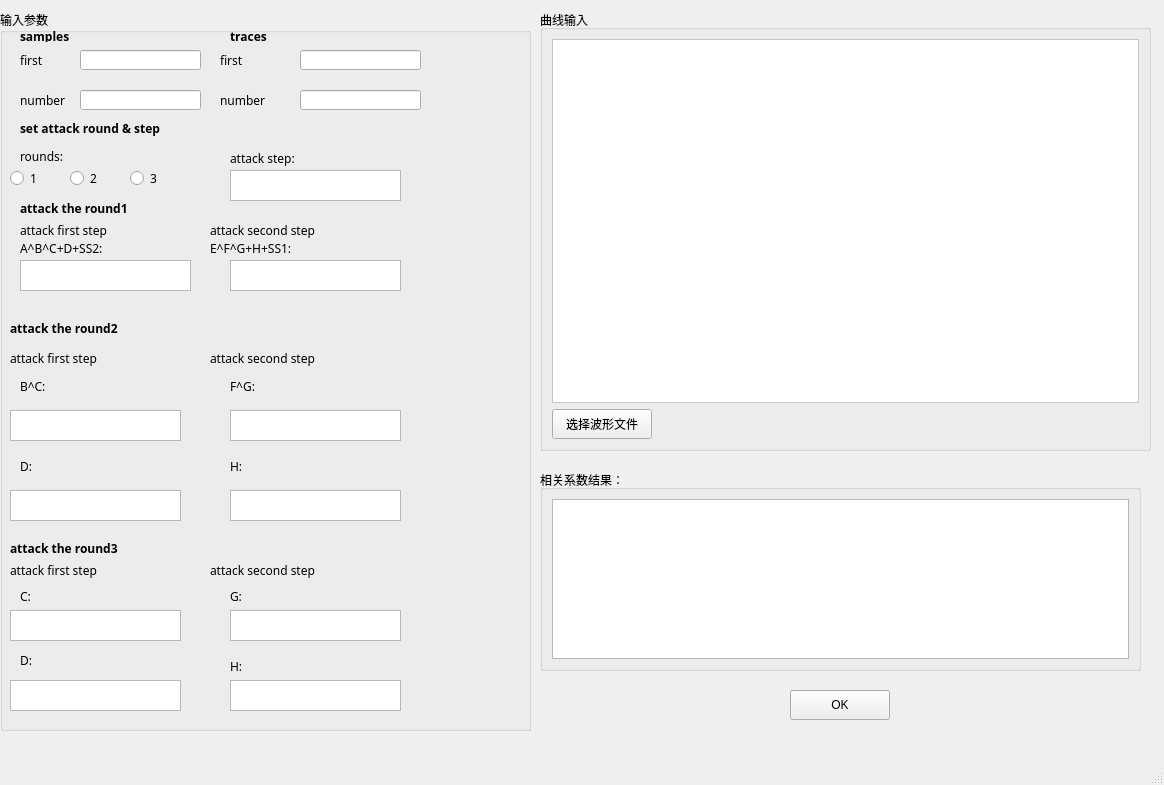
<?xml version="1.0" encoding="UTF-8"?>
<ui version="4.0">
 <class>MainWindow</class>
 <widget class="QMainWindow" name="MainWindow">
  <property name="geometry">
   <rect>
    <x>0</x>
    <y>0</y>
    <width>1164</width>
    <height>785</height>
   </rect>
  </property>
  <property name="windowTitle">
   <string>MainWindow</string>
  </property>
  <widget class="QWidget" name="centralwidget">
   <widget class="QGroupBox" name="groupBox_3">
    <property name="geometry">
     <rect>
      <x>540</x>
      <y>10</y>
      <width>611</width>
      <height>441</height>
     </rect>
    </property>
    <property name="title">
     <string>曲线输入</string>
    </property>
    <layout class="QGridLayout" name="gridLayout">
     <item row="1" column="0">
      <widget class="QPushButton" name="OpenButton">
       <property name="minimumSize">
        <size>
         <width>100</width>
         <height>30</height>
        </size>
       </property>
       <property name="maximumSize">
        <size>
         <width>100</width>
         <height>30</height>
        </size>
       </property>
       <property name="text">
        <string>选择波形文件</string>
       </property>
      </widget>
     </item>
     <item row="0" column="0" colspan="2">
      <widget class="QFrame" name="frame_2">
       <property name="styleSheet">
        <string notr="true">background-color: rgb(255, 255, 255);</string>
       </property>
       <property name="frameShape">
        <enum>QFrame::StyledPanel</enum>
       </property>
       <property name="frameShadow">
        <enum>QFrame::Raised</enum>
       </property>
       <layout class="QGridLayout" name="gridLayout_4"/>
      </widget>
     </item>
    </layout>
   </widget>
   <widget class="QGroupBox" name="groupBox_2">
    <property name="geometry">
     <rect>
      <x>540</x>
      <y>470</y>
      <width>601</width>
      <height>201</height>
     </rect>
    </property>
    <property name="title">
     <string>相关系数结果：</string>
    </property>
    <layout class="QGridLayout" name="gridLayout_2">
     <item row="0" column="0">
      <widget class="QTextEdit" name="OUTPUT">
       <property name="font">
        <font>
         <family>微软雅黑</family>
         <pointsize>12</pointsize>
        </font>
       </property>
       <property name="focusPolicy">
        <enum>Qt::NoFocus</enum>
       </property>
       <property name="readOnly">
        <bool>true</bool>
       </property>
       <property name="html">
        <string>&lt;!DOCTYPE HTML PUBLIC &quot;-//W3C//DTD HTML 4.0//EN&quot; &quot;http://www.w3.org/TR/REC-html40/strict.dtd&quot;&gt;
&lt;html&gt;&lt;head&gt;&lt;meta name=&quot;qrichtext&quot; content=&quot;1&quot; /&gt;&lt;style type=&quot;text/css&quot;&gt;
p, li { white-space: pre-wrap; }
&lt;/style&gt;&lt;/head&gt;&lt;body style=&quot; font-family:'微软雅黑'; font-size:12pt; font-weight:400; font-style:normal;&quot;&gt;
&lt;p style=&quot;-qt-paragraph-type:empty; margin-top:0px; margin-bottom:0px; margin-left:0px; margin-right:0px; -qt-block-indent:0; text-indent:0px; font-family:'SimSun';&quot;&gt;&lt;br /&gt;&lt;/p&gt;&lt;/body&gt;&lt;/html&gt;</string>
       </property>
      </widget>
     </item>
    </layout>
   </widget>
   <widget class="QPushButton" name="ProcessButton">
    <property name="geometry">
     <rect>
      <x>790</x>
      <y>690</y>
      <width>100</width>
      <height>30</height>
     </rect>
    </property>
    <property name="minimumSize">
     <size>
      <width>100</width>
      <height>30</height>
     </size>
    </property>
    <property name="maximumSize">
     <size>
      <width>100</width>
      <height>30</height>
     </size>
    </property>
    <property name="text">
     <string>OK</string>
    </property>
   </widget>
   <widget class="QGroupBox" name="groupBox">
    <property name="geometry">
     <rect>
      <x>0</x>
      <y>10</y>
      <width>531</width>
      <height>721</height>
     </rect>
    </property>
    <property name="font">
     <font>
      <family>微软雅黑</family>
     </font>
    </property>
    <property name="title">
     <string>输入参数</string>
    </property>
    <widget class="QLabel" name="label_6">
     <property name="geometry">
      <rect>
       <x>220</x>
       <y>40</y>
       <width>61</width>
       <height>21</height>
      </rect>
     </property>
     <property name="text">
      <string>first</string>
     </property>
     <property name="buddy">
      <cstring>lineEdit_3</cstring>
     </property>
    </widget>
    <widget class="QLineEdit" name="lineEdit_1">
     <property name="geometry">
      <rect>
       <x>80</x>
       <y>40</y>
       <width>121</width>
       <height>20</height>
      </rect>
     </property>
    </widget>
    <widget class="QLabel" name="label_18">
     <property name="geometry">
      <rect>
       <x>210</x>
       <y>340</y>
       <width>271</width>
       <height>16</height>
      </rect>
     </property>
     <property name="text">
      <string>attack second step</string>
     </property>
    </widget>
    <widget class="QLabel" name="label_19">
     <property name="geometry">
      <rect>
       <x>20</x>
       <y>370</y>
       <width>54</width>
       <height>12</height>
      </rect>
     </property>
     <property name="text">
      <string>B^C:</string>
     </property>
     <property name="buddy">
      <cstring>textEdit_4</cstring>
     </property>
    </widget>
    <widget class="QLabel" name="label_4">
     <property name="geometry">
      <rect>
       <x>20</x>
       <y>40</y>
       <width>54</width>
       <height>21</height>
      </rect>
     </property>
     <property name="text">
      <string>first</string>
     </property>
     <property name="buddy">
      <cstring>lineEdit_1</cstring>
     </property>
    </widget>
    <widget class="QLabel" name="label_11">
     <property name="geometry">
      <rect>
       <x>20</x>
       <y>190</y>
       <width>141</width>
       <height>16</height>
      </rect>
     </property>
     <property name="font">
      <font>
       <family>微软雅黑</family>
       <weight>75</weight>
       <bold>true</bold>
      </font>
     </property>
     <property name="text">
      <string>attack the round1</string>
     </property>
    </widget>
    <widget class="QLineEdit" name="lineEdit_2">
     <property name="geometry">
      <rect>
       <x>80</x>
       <y>80</y>
       <width>121</width>
       <height>20</height>
      </rect>
     </property>
    </widget>
    <widget class="QTextEdit" name="textEdit_3">
     <property name="geometry">
      <rect>
       <x>230</x>
       <y>250</y>
       <width>171</width>
       <height>31</height>
      </rect>
     </property>
    </widget>
    <widget class="QLabel" name="label_10">
     <property name="geometry">
      <rect>
       <x>230</x>
       <y>140</y>
       <width>81</width>
       <height>16</height>
      </rect>
     </property>
     <property name="font">
      <font>
       <family>微软雅黑</family>
       <weight>50</weight>
       <bold>false</bold>
      </font>
     </property>
     <property name="text">
      <string>attack step:</string>
     </property>
    </widget>
    <widget class="QLabel" name="label_13">
     <property name="geometry">
      <rect>
       <x>20</x>
       <y>230</y>
       <width>141</width>
       <height>16</height>
      </rect>
     </property>
     <property name="text">
      <string>A^B^C+D+SS2:</string>
     </property>
     <property name="buddy">
      <cstring>OUTPUT</cstring>
     </property>
    </widget>
    <widget class="QLabel" name="label_24">
     <property name="geometry">
      <rect>
       <x>10</x>
       <y>550</y>
       <width>141</width>
       <height>20</height>
      </rect>
     </property>
     <property name="text">
      <string>attack first step</string>
     </property>
    </widget>
    <widget class="QLabel" name="label_16">
     <property name="geometry">
      <rect>
       <x>10</x>
       <y>310</y>
       <width>141</width>
       <height>16</height>
      </rect>
     </property>
     <property name="font">
      <font>
       <family>微软雅黑</family>
       <weight>75</weight>
       <bold>true</bold>
      </font>
     </property>
     <property name="text">
      <string>attack the round2</string>
     </property>
    </widget>
    <widget class="QLineEdit" name="lineEdit_4">
     <property name="geometry">
      <rect>
       <x>300</x>
       <y>80</y>
       <width>121</width>
       <height>20</height>
      </rect>
     </property>
    </widget>
    <widget class="QLabel" name="label_23">
     <property name="geometry">
      <rect>
       <x>10</x>
       <y>530</y>
       <width>141</width>
       <height>16</height>
      </rect>
     </property>
     <property name="font">
      <font>
       <family>微软雅黑</family>
       <weight>75</weight>
       <bold>true</bold>
      </font>
     </property>
     <property name="text">
      <string>attack the round3</string>
     </property>
    </widget>
    <widget class="QTextEdit" name="textEdit_6">
     <property name="geometry">
      <rect>
       <x>230</x>
       <y>400</y>
       <width>171</width>
       <height>31</height>
      </rect>
     </property>
    </widget>
    <widget class="QTextEdit" name="textEdit_8">
     <property name="geometry">
      <rect>
       <x>10</x>
       <y>600</y>
       <width>171</width>
       <height>31</height>
      </rect>
     </property>
    </widget>
    <widget class="QLabel" name="label_15">
     <property name="geometry">
      <rect>
       <x>210</x>
       <y>230</y>
       <width>241</width>
       <height>16</height>
      </rect>
     </property>
     <property name="text">
      <string>E^F^G+H+SS1:</string>
     </property>
     <property name="buddy">
      <cstring>textEdit_3</cstring>
     </property>
    </widget>
    <widget class="QLineEdit" name="lineEdit_3">
     <property name="geometry">
      <rect>
       <x>300</x>
       <y>40</y>
       <width>121</width>
       <height>20</height>
      </rect>
     </property>
    </widget>
    <widget class="QTextEdit" name="textEdit_11">
     <property name="geometry">
      <rect>
       <x>230</x>
       <y>670</y>
       <width>171</width>
       <height>31</height>
      </rect>
     </property>
    </widget>
    <widget class="QLabel" name="label_2">
     <property name="geometry">
      <rect>
       <x>20</x>
       <y>20</y>
       <width>54</width>
       <height>12</height>
      </rect>
     </property>
     <property name="font">
      <font>
       <family>微软雅黑</family>
       <weight>75</weight>
       <bold>true</bold>
      </font>
     </property>
     <property name="text">
      <string>samples</string>
     </property>
    </widget>
    <widget class="QTextEdit" name="textEdit_9">
     <property name="geometry">
      <rect>
       <x>10</x>
       <y>670</y>
       <width>171</width>
       <height>31</height>
      </rect>
     </property>
    </widget>
    <widget class="QLabel" name="label_12">
     <property name="geometry">
      <rect>
       <x>20</x>
       <y>210</y>
       <width>141</width>
       <height>20</height>
      </rect>
     </property>
     <property name="font">
      <font>
       <family>微软雅黑</family>
       <weight>50</weight>
       <bold>false</bold>
      </font>
     </property>
     <property name="text">
      <string>attack first step</string>
     </property>
    </widget>
    <widget class="QLabel" name="label_17">
     <property name="geometry">
      <rect>
       <x>10</x>
       <y>340</y>
       <width>151</width>
       <height>16</height>
      </rect>
     </property>
     <property name="text">
      <string>attack first step</string>
     </property>
    </widget>
    <widget class="QLabel" name="label_5">
     <property name="geometry">
      <rect>
       <x>20</x>
       <y>80</y>
       <width>61</width>
       <height>21</height>
      </rect>
     </property>
     <property name="text">
      <string>number</string>
     </property>
     <property name="buddy">
      <cstring>lineEdit_2</cstring>
     </property>
    </widget>
    <widget class="QLabel" name="label_8">
     <property name="geometry">
      <rect>
       <x>20</x>
       <y>110</y>
       <width>161</width>
       <height>16</height>
      </rect>
     </property>
     <property name="font">
      <font>
       <family>微软雅黑</family>
       <weight>75</weight>
       <bold>true</bold>
      </font>
     </property>
     <property name="text">
      <string>set attack round &amp; step</string>
     </property>
    </widget>
    <widget class="QTextEdit" name="textEdit_7">
     <property name="geometry">
      <rect>
       <x>230</x>
       <y>480</y>
       <width>171</width>
       <height>31</height>
      </rect>
     </property>
    </widget>
    <widget class="QTextEdit" name="textEdit_4">
     <property name="geometry">
      <rect>
       <x>10</x>
       <y>400</y>
       <width>171</width>
       <height>31</height>
      </rect>
     </property>
    </widget>
    <widget class="QLabel" name="label_25">
     <property name="geometry">
      <rect>
       <x>210</x>
       <y>550</y>
       <width>301</width>
       <height>20</height>
      </rect>
     </property>
     <property name="text">
      <string>attack second step</string>
     </property>
    </widget>
    <widget class="QTextEdit" name="textEdit_10">
     <property name="geometry">
      <rect>
       <x>230</x>
       <y>600</y>
       <width>171</width>
       <height>31</height>
      </rect>
     </property>
    </widget>
    <widget class="QLabel" name="label_28">
     <property name="geometry">
      <rect>
       <x>230</x>
       <y>580</y>
       <width>54</width>
       <height>12</height>
      </rect>
     </property>
     <property name="text">
      <string>G:</string>
     </property>
     <property name="buddy">
      <cstring>textEdit_10</cstring>
     </property>
    </widget>
    <widget class="QLabel" name="label_7">
     <property name="geometry">
      <rect>
       <x>220</x>
       <y>80</y>
       <width>61</width>
       <height>21</height>
      </rect>
     </property>
     <property name="text">
      <string>number</string>
     </property>
     <property name="buddy">
      <cstring>lineEdit_4</cstring>
     </property>
    </widget>
    <widget class="QLabel" name="label_3">
     <property name="geometry">
      <rect>
       <x>230</x>
       <y>20</y>
       <width>54</width>
       <height>12</height>
      </rect>
     </property>
     <property name="font">
      <font>
       <family>微软雅黑</family>
       <weight>75</weight>
       <bold>true</bold>
      </font>
     </property>
     <property name="text">
      <string>traces</string>
     </property>
    </widget>
    <widget class="QLabel" name="label_21">
     <property name="geometry">
      <rect>
       <x>230</x>
       <y>370</y>
       <width>54</width>
       <height>12</height>
      </rect>
     </property>
     <property name="text">
      <string>F^G:</string>
     </property>
     <property name="buddy">
      <cstring>textEdit_6</cstring>
     </property>
    </widget>
    <widget class="QLabel" name="label_9">
     <property name="geometry">
      <rect>
       <x>20</x>
       <y>140</y>
       <width>54</width>
       <height>12</height>
      </rect>
     </property>
     <property name="font">
      <font>
       <family>微软雅黑</family>
       <weight>50</weight>
       <bold>false</bold>
      </font>
     </property>
     <property name="text">
      <string>rounds:</string>
     </property>
    </widget>
    <widget class="QLabel" name="label_27">
     <property name="geometry">
      <rect>
       <x>20</x>
       <y>640</y>
       <width>54</width>
       <height>20</height>
      </rect>
     </property>
     <property name="text">
      <string>D:</string>
     </property>
     <property name="buddy">
      <cstring>textEdit_9</cstring>
     </property>
    </widget>
    <widget class="QLabel" name="label_29">
     <property name="geometry">
      <rect>
       <x>230</x>
       <y>650</y>
       <width>54</width>
       <height>12</height>
      </rect>
     </property>
     <property name="text">
      <string>H:</string>
     </property>
     <property name="buddy">
      <cstring>textEdit_11</cstring>
     </property>
    </widget>
    <widget class="QLabel" name="label_14">
     <property name="geometry">
      <rect>
       <x>210</x>
       <y>210</y>
       <width>271</width>
       <height>20</height>
      </rect>
     </property>
     <property name="font">
      <font>
       <family>微软雅黑</family>
       <weight>50</weight>
       <bold>false</bold>
      </font>
     </property>
     <property name="text">
      <string>attack second step</string>
     </property>
    </widget>
    <widget class="QLabel" name="label_26">
     <property name="geometry">
      <rect>
       <x>20</x>
       <y>580</y>
       <width>54</width>
       <height>12</height>
      </rect>
     </property>
     <property name="text">
      <string>C:</string>
     </property>
     <property name="buddy">
      <cstring>textEdit_8</cstring>
     </property>
    </widget>
    <widget class="QLabel" name="label_20">
     <property name="geometry">
      <rect>
       <x>20</x>
       <y>450</y>
       <width>54</width>
       <height>12</height>
      </rect>
     </property>
     <property name="text">
      <string>D:</string>
     </property>
     <property name="buddy">
      <cstring>textEdit_5</cstring>
     </property>
    </widget>
    <widget class="QLabel" name="label_22">
     <property name="geometry">
      <rect>
       <x>230</x>
       <y>450</y>
       <width>54</width>
       <height>12</height>
      </rect>
     </property>
     <property name="text">
      <string>H:</string>
     </property>
     <property name="buddy">
      <cstring>textEdit_7</cstring>
     </property>
    </widget>
    <widget class="QTextEdit" name="textEdit_5">
     <property name="geometry">
      <rect>
       <x>10</x>
       <y>480</y>
       <width>171</width>
       <height>31</height>
      </rect>
     </property>
    </widget>
    <widget class="QTextEdit" name="textEdit_2">
     <property name="geometry">
      <rect>
       <x>20</x>
       <y>250</y>
       <width>171</width>
       <height>31</height>
      </rect>
     </property>
    </widget>
    <widget class="QRadioButton" name="radioButton_4">
     <property name="geometry">
      <rect>
       <x>230</x>
       <y>160</y>
       <width>89</width>
       <height>16</height>
      </rect>
     </property>
     <property name="text">
      <string>1</string>
     </property>
    </widget>
    <widget class="QRadioButton" name="radioButton_5">
     <property name="geometry">
      <rect>
       <x>300</x>
       <y>160</y>
       <width>89</width>
       <height>16</height>
      </rect>
     </property>
     <property name="text">
      <string>2</string>
     </property>
    </widget>
    <widget class="QRadioButton" name="radioButton_1">
     <property name="geometry">
      <rect>
       <x>10</x>
       <y>160</y>
       <width>41</width>
       <height>16</height>
      </rect>
     </property>
     <property name="text">
      <string>1</string>
     </property>
    </widget>
    <widget class="QRadioButton" name="radioButton_2">
     <property name="geometry">
      <rect>
       <x>70</x>
       <y>160</y>
       <width>41</width>
       <height>16</height>
      </rect>
     </property>
     <property name="text">
      <string>2</string>
     </property>
    </widget>
    <widget class="QRadioButton" name="radioButton_3">
     <property name="geometry">
      <rect>
       <x>130</x>
       <y>160</y>
       <width>89</width>
       <height>16</height>
      </rect>
     </property>
     <property name="text">
      <string>3</string>
     </property>
    </widget>
    <widget class="QTextEdit" name="textEdit_1">
     <property name="geometry">
      <rect>
       <x>230</x>
       <y>160</y>
       <width>171</width>
       <height>31</height>
      </rect>
     </property>
    </widget>
   </widget>
  </widget>
  <widget class="QMenuBar" name="menubar">
   <property name="geometry">
    <rect>
     <x>0</x>
     <y>0</y>
     <width>1164</width>
     <height>23</height>
    </rect>
   </property>
  </widget>
  <widget class="QStatusBar" name="statusbar"/>
 </widget>
 <resources/>
 <connections/>
</ui>
